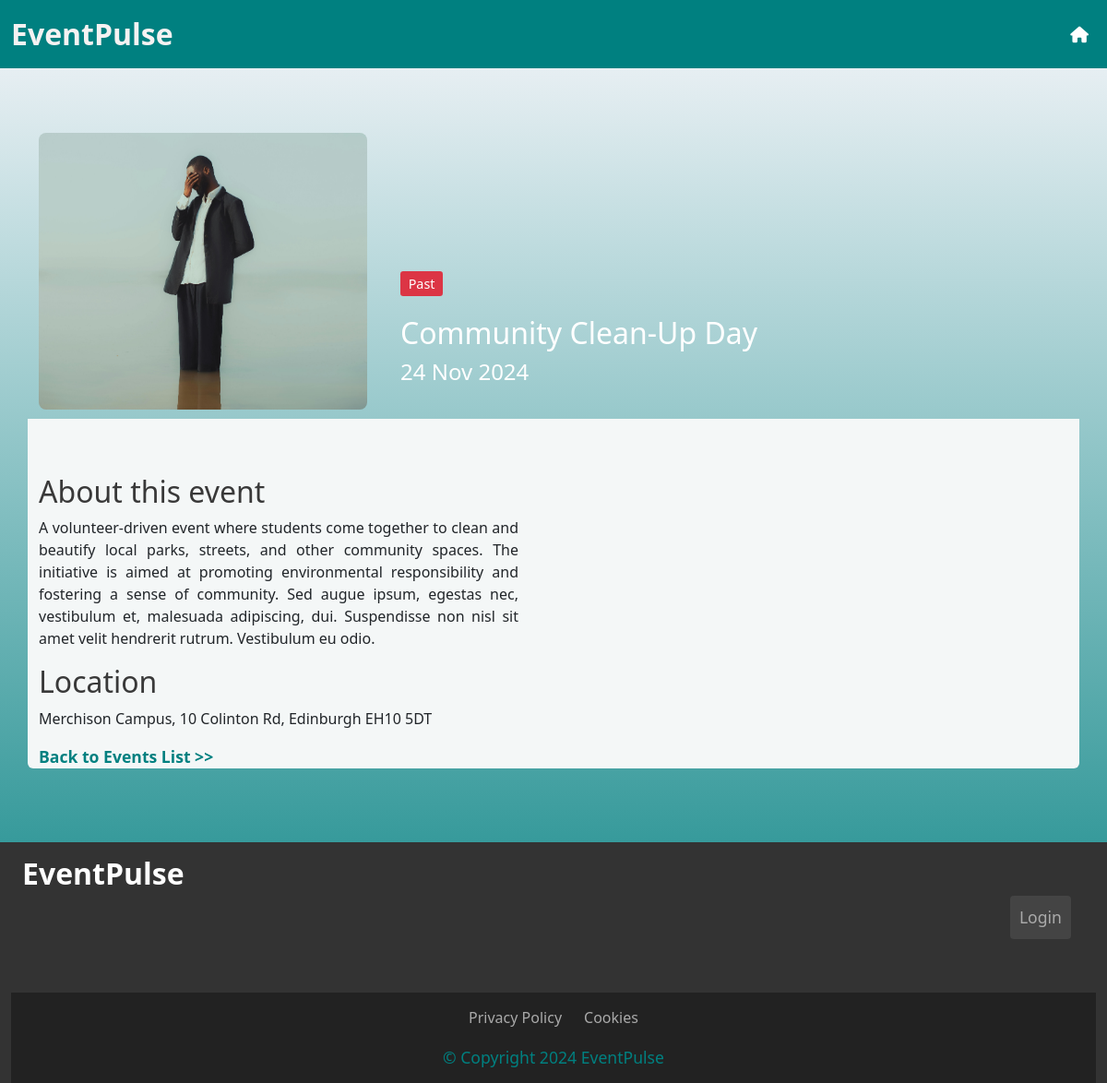
The page /admin/events/5 on the database as committed earlier.
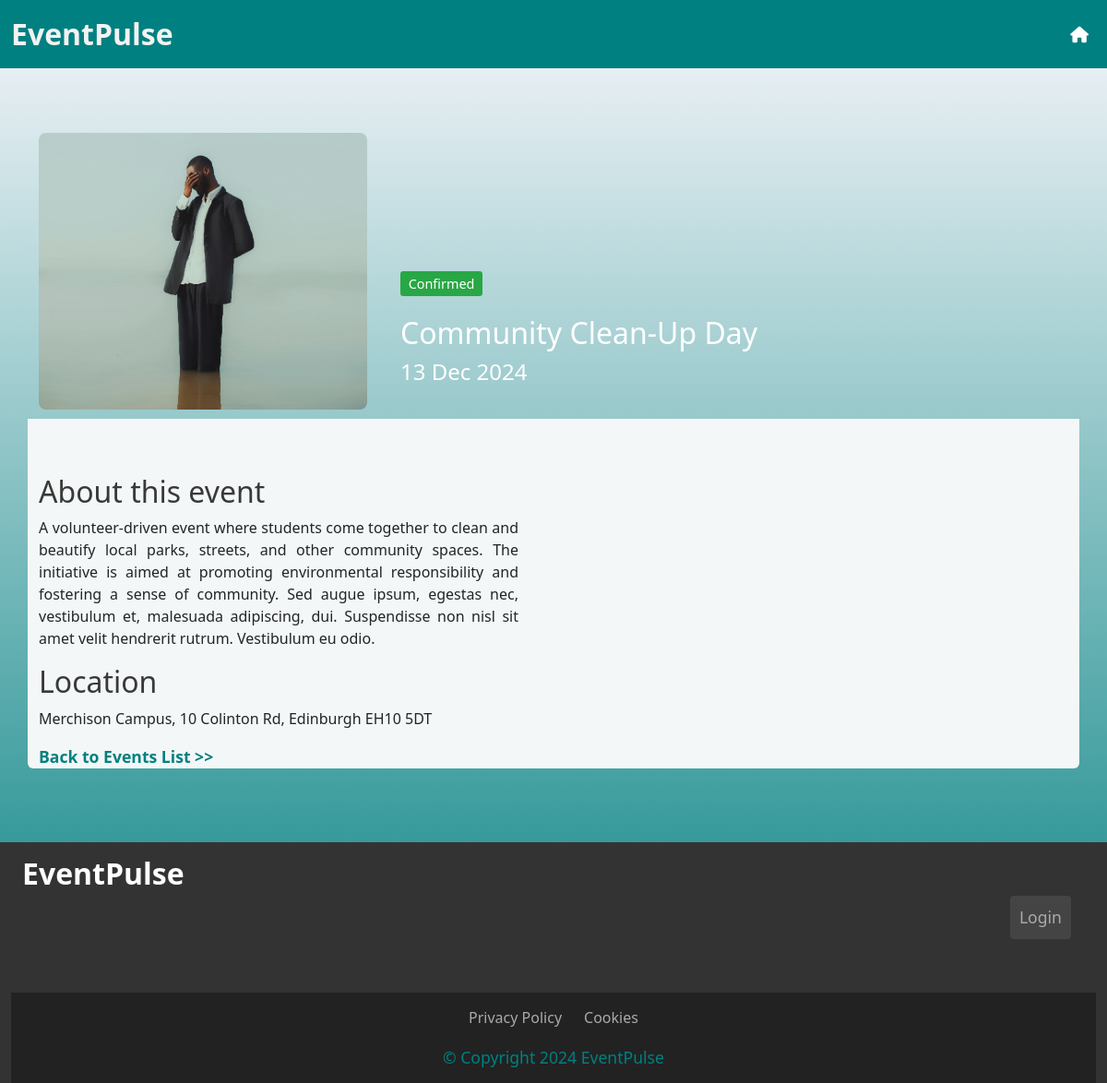
The same page on the database as committed later.
### app.py (models this page shows)
class Event(db.Model):
    eventId = db.Column(db.Integer, primary_key=True)
    eventName = db.Column(db.String(100), nullable=False)
    description = db.Column(db.Text)
    date = db.Column(db.Date, nullable=False)
    location = db.Column(db.String(100), nullable=False)
    tag = db.Column(db.Enum(EventStatus), nullable=False)
    image_url = db.Column(db.String(255), nullable=True)
    votes = db.Column(db.Integer, default=0)

### app.py (the view)
@app.route('/admin/events/<int:event_id>', methods=['GET', 'POST'])
def admin_event_detail(event_id):
    Events = select(Event).filter(Event.eventId == event_id)
    event = db.session.execute(Events).scalar_one_or_none()
    if event is None:
        return redirect(url_for('admin_index'))  # or handle 404
    if request.method == 'POST':
        event.votes += 1
        if event.votes >= 200 and event.tag != EventStatus.Confirmed:
            event.tag = EventStatus.Confirmed  # Update the tag to 'Confirmed'
        db.session.commit()
        return redirect(url_for('vote_confirmation', event_id=event_id))
    return render_template('event.html', event=event)

### app.py (called while the page is built)
@app.before_request
def update_event_tags():
    db.create_all()
    today = date.today()
    events_to_update = Event.query.filter(
        Event.date < today,
        Event.tag.in_([EventStatus.Proposed, EventStatus.Confirmed])
    ).all()
    for event in events_to_update:
        event.tag = EventStatus.Past  # Change the tag to 'Past'
    db.session.commit()

### templates/event.html (shortened to what this page needs)
{% extends 'base.html' %}
{% block content %}
<div class="container topbox rounded-top">
    <div class="row">
        <div class="col-12 col-md-4 col-lg-4">
            {% if event.image_url %}
            <img src="{{ url_for('static', filename=event.image_url) }}" alt="Event Image" id="eventImageLarge">
            {% endif %}
        </div>
        <div class="col-12 col-md-8 col-lg-8 d-flex flex-column" id="textContainer">
            <div class="container title-box">
                <p class="card-text">
                    <span class="tag-pill
                        {% if event.tag.value == 'Confirmed' %}tag-pill-tag1
                        {% elif event.tag.value == 'Proposed' %}tag-pill-tag2
                        {% else %}tag-pill-tag3
                        {% endif %}">
                        {{ event.tag.value }}
                    </span>
                </p>
                <p class="card-text" id="eventName">{{ event.eventName }}</p>
                <p class="card-text" id="eventDate">{{ event.date.strftime('%d %b %Y')}}</p>
            </div>
        </div>
    </div>
</div>
<div class="container bottombox rounded-bottom">
    <div class="row">
        <div class="col-12 col-md-6 col-lg-8" id="infobox">
            <h2 id="eventInfo">About this event</h2>
            <p id="description">{{ event.description }}</p>
            <h2 id="eventInfo">Location</h2>
            <p>{{ event.location }}</p>
        </div>
    </div>
    <a href="{{ url_for('index') }}"><strong>Back to Events List >></strong></a>
</div><br><br>
{% endblock %}

### templates/base.html (shortened to what this page needs)
<!doctype html>
<html lang="en">
<head>
  <link rel="stylesheet" href="{{ url_for('static', filename='css/style.css') }}">
  <link href="https://cdn.jsdelivr.net/npm/bootstrap@5.3.3/dist/css/bootstrap.min.css" rel="stylesheet"
>
</head>
<body>
  <nav class="navbar navbar-expand-lg navbar-light ">
    <div class="container-fluid">
      <a class="navbar-brand" id="brand1" href="{{ url_for('index') }}">EventPulse</a>
      <div class="collapse navbar-collapse" id="navbarNav">
        <ul class="navbar-nav ms-auto">
          {% if current_user.is_authenticated %}
          <li class="nav-item">
            {% if request.path == url_for('admin_index') %}
            <a class="nav-link" href="{{ url_for('index') }}">
              <i class="fa-solid fa-house fa-lg" style="color: #ffffff;"></i>
            </a>
          </li>
          {% endif %}
          {% if request.path != url_for('admin_index') %}
          <li class="nav-item">
            <a class="nav-link" href="{{ url_for('admin_index') }}">
              <i class="fa-solid fa-gear fa-lg" style="color: #ffffff;"></i>
            </a>
          </li>
          {% endif %}
          <li class="nav-item">
            <a class="nav-link" href="{{ url_for('logout') }}">
              <i class="fas fa-sign-out-alt fa-lg" style="color: #ffffff;"></i>
            </a>
          </li>
          {% else %}
          <li class="nav-item">
            <a class="nav-link" href="{{ url_for('index') }}">
              <i class="fa-solid fa-house" style="color: #ffffff;"></i>
            </a>
          </li>
          {% endif %}
        </ul>
      </div>
    </div>
  </nav>
  {% block content %}
  {% endblock %}
  <footer>
    <div class="container-fluid justify-content-between">
      <div class="row">
        <div class="col-lg-8 col-xs-12">
          <span class="footer-text">
            {% block page_name %}EventPulse{% endblock %}
          </span><br><br>
        </div>
        <div class="col-lg-4 col-xs-12 d-flex justify-content-end ">
          <div class="container-fluid d-flex justify-content-end py-5">
            {% if current_user.is_authenticated %}
            <a href="{{ url_for('logout') }}" class="footer-button">Logout</a>
            {% else %}
            <a href="{{ url_for('login') }}" class="footer-button">Login</a>
            {% endif %}
          </div>
        </div>
      </div>
      <div class="footer-bottom">
        <div class="container">
          <div class="row justify-content-center text-white">
            <div class="col-auto">
              <a href="https://www.termsfeed.com/live/f3ef7bae-0065-45b0-a134-18945e9e9598"
                class="footer-link-bottom" target="_blank">Privacy Policy</a>
            </div>
            <div class="col-auto">
              <a href="https://www.termsfeed.com/live/984b313c-70ca-4795-993a-67aada35decd"
                class="footer-link-bottom" target="_blank">Cookies</a>
            </div>
          </div>
          <div class="row text-center text-white pt-2">
            <div class="col-12">
              <div class="footer-bottom__copyright">
                <a class="copyright">&COPY; Copyright 2024 EventPulse</a>
              </div>
            </div>
          </div>
        </div>
      </div>
    </div>
  </footer>
</body>
</html>

### static/css/style.css (style rules this page uses)
body { background: rgb(246, 246, 250); background: linear-gradient(180deg, rgba(246, 246, 250, 1) 0%, rgba(0, 128, 128, 1) 100%); color: #f9f9f9; margin: 0; padding: 0; font-family: 'Open Sans', sans-serif; width: 100%; height: 100%; }
.navbar-light { background-color: #008080 !important; }
#brand1 { color: #f6f2f2 !important; font-weight: bold !important; font-size: 2.0rem !important; }
.tag-pill { display: inline-block; padding: 0.2em 0.6em; font-size: 0.9em; color: #fff; background-color: #6c757d; border-radius: 0.2rem; }
.topbox { margin-top: 5%; background-color: none; color: #fff; }
.bottombox { background-color: #f4f7f7; padding-top: 5%; }
#eventImageLarge { width: 100%; height: 300px; border-radius: 8px; margin-top: 10px; margin-bottom: 10px; margin-left: 0px; object-fit: cover; object-position: center; }
.title-box { margin-top: 10rem; }
.title-box p+p { margin-top: 0 !important; margin-bottom: 0 !important; }
.d-flex.flex-column { display: flex; flex-direction: column; height: 100%; }
h2 { color: #008080 !important; font-size: 24px; }
#eventInfo { color: rgb(57, 57, 57) !important; }
.tag-pill { padding: 0.2rem 0.5rem; background-color: #d63384; color: white; border-radius: 50px; display: inline-block; }
#eventName { font-size: 32px !important; }
#eventDate { font-size: 24px; }
a { text-decoration: none !important; color: #008080 !important; font-size: 1.1rem !important; }
#description { text-align: justify; }
#infobox { padding-right: 20%; }
.tag-pill { display: inline-block; padding: 0.2em 0.6em; font-size: 0.9em; color: #fff; border-radius: 0.2rem; }
.tag-pill-tag1 { background-color: #28a745 }
footer { background-color: #333; color: #fff; margin-top: 32px; font-size: 0.9em; }
footer .row { margin: 0; padding: 10px 0; }
footer .footer-text { font-size: 2rem; font-weight: bold; color: #fff !important; }
.footer-button { color: #aaa !important; background-color: #444; border: none; padding: 10px; font-size: 0.9em; border-radius: 4px; text-decoration: none; display: inline-block; transition: background-color 0.3s ease, color 0.3s ease; }
.container-fluid.d-flex.justify-content-end { padding-right: 15px; }
.footer-link-bottom { color: #aaa !important; font-size: 1rem !important; }
.footer-bottom { background-color: #222; color: #aaa; padding: 5px 5px; font-size: 0.8em; text-align: center; }

Rows that differ between the two databases and show on the page:
changed Event "Community Clean-Up Day": tag "Past" → "Confirmed" (drawn); tag.value "Past" → "Confirmed"; date "24 Nov 2024" → "13 Dec 2024"
